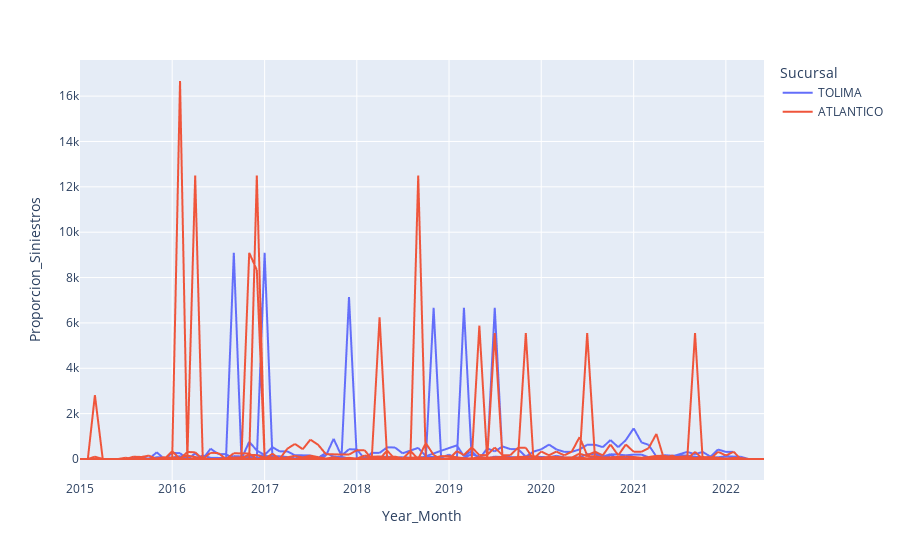

The code cell stored with this chart in its notebook:
### Code cell
df2 = df_benef[df_benef['Sucursal'].isin(['TOLIMA', 'ATLANTICO'])]
fig = px.line(df2, x='Year_Month', y="Proporcion_Siniestros",color='Sucursal', hover_name='Rango_Edad')
fig.show(0)

### Figure 1 — Plotly figure (JSON) as saved in the notebook; plotly's stock layout.template omitted (floating-point values rounded to 4 significant figures; data arrays with more than 128 entries replaced by an {"elided": "..."} marker saying what was removed)
{"data": [{"hovertemplate": "<b>%{hovertext}</b><br><br>Sucursal=TOLIMA<br>Year_Month=%{x}<br>Proporcion_Siniestros=%{y}<extra></extra>", "hovertext": {"elided": "810 str values"}, "legendgroup": "TOLIMA", "line": {"color": "#636efa", "dash": "solid"}, "marker": {"symbol": "circle"}, "mode": "lines", "name": "TOLIMA", "showlegend": true, "type": "scattergl", "x": {"elided": "810 str values"}, "xaxis": "x", "y": {"elided": "810 float values"}, "yaxis": "y"}, {"hovertemplate": "<b>%{hovertext}</b><br><br>Sucursal=ATLANTICO<br>Year_Month=%{x}<br>Proporcion_Siniestros=%{y}<extra></extra>", "hovertext": {"elided": "810 str values"}, "legendgroup": "ATLANTICO", "line": {"color": "#EF553B", "dash": "solid"}, "marker": {"symbol": "circle"}, "mode": "lines", "name": "ATLANTICO", "showlegend": true, "type": "scattergl", "x": {"elided": "810 str values"}, "xaxis": "x", "y": {"elided": "810 float values"}, "yaxis": "y"}], "layout": {"legend": {"title": {"text": "Sucursal"}, "tracegroupgap": 0}, "margin": {"t": 60}, "xaxis": {"anchor": "y", "domain": [0, 1], "title": {"text": "Year_Month"}}, "yaxis": {"anchor": "x", "domain": [0, 1], "title": {"text": "Proporcion_Siniestros"}}}}
